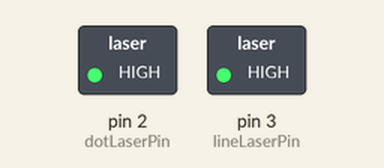
Recording of a sketch running on a simulated Arduino Uno, built with avr-gcc and run on an emulated ATmega328P. Parts: switched loads named in the sketch (green lamp = pin HIGH).

Above: at 0.1 s.
Timing chart, 0 to 1.6 s (numbered marks = the images above):
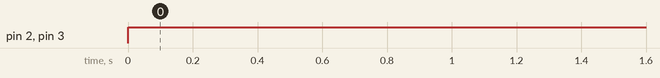

The sketch:

wallmount_stedi_bluetooth.ino
```cpp
/*
 * We are going to power the dot laser and
 * the line laser with separate digital pins
 * so that we can activate them via bluetooth.
 *
 * There are 9 digital pins, D2 through D10
 *
 * We will also be using digital pins for the
 * HC-SR04 compatible ultrasonic sensor trigger pin
 * and echo pin.
 *
 *
 */

int dotLaserPin=2;
int lineLaserPin=3;

void setup() {
  pinMode(dotLaserPin, OUTPUT);
  pinMode(lineLaserPin, OUTPUT);
}

void loop() {
  digitalWrite(dotLaserPin, HIGH);
  digitalWrite(lineLaserPin, HIGH);
}
```

Measured:
- by itself, pin 2 (dotLaserPin), pin 3 (lineLaserPin): LOW → HIGH at 0.00 s
